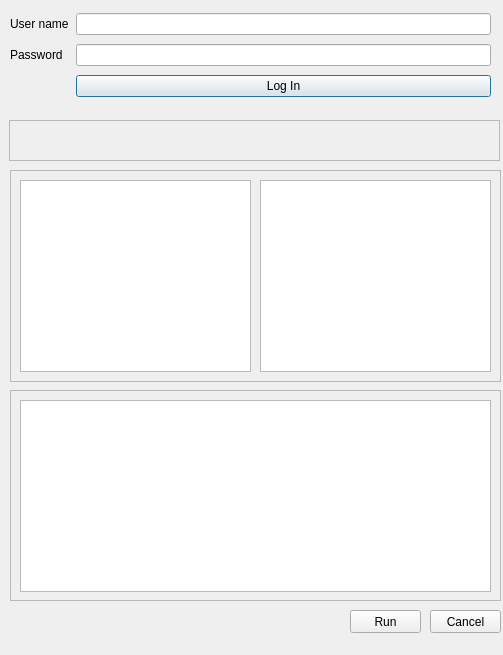
<?xml version="1.0" encoding="UTF-8"?>
<ui version="4.0">
 <class>ModelSelectionDialogBase</class>
 <widget class="QDialog" name="ModelSelectionDialogBase">
  <property name="geometry">
   <rect>
    <x>0</x>
    <y>0</y>
    <width>503</width>
    <height>655</height>
   </rect>
  </property>
  <property name="cursor">
   <cursorShape>ArrowCursor</cursorShape>
  </property>
  <property name="windowTitle">
   <string>HHNK_experiment</string>
  </property>
  <widget class="QFrame" name="frame_2">
   <property name="geometry">
    <rect>
     <x>10</x>
     <y>170</y>
     <width>491</width>
     <height>212</height>
    </rect>
   </property>
   <property name="frameShape">
    <enum>QFrame::StyledPanel</enum>
   </property>
   <property name="frameShadow">
    <enum>QFrame::Raised</enum>
   </property>
   <widget class="QListWidget" name="listWidget1">
    <property name="geometry">
     <rect>
      <x>10</x>
      <y>10</y>
      <width>231</width>
      <height>192</height>
     </rect>
    </property>
    <property name="dragDropMode">
     <enum>QAbstractItemView::DragDrop</enum>
    </property>
    <property name="defaultDropAction">
     <enum>Qt::MoveAction</enum>
    </property>
    <property name="selectionMode">
     <enum>QAbstractItemView::ExtendedSelection</enum>
    </property>
    <property name="selectionBehavior">
     <enum>QAbstractItemView::SelectItems</enum>
    </property>
   </widget>
   <widget class="QListWidget" name="listWidget2">
    <property name="geometry">
     <rect>
      <x>250</x>
      <y>10</y>
      <width>231</width>
      <height>192</height>
     </rect>
    </property>
    <property name="dragDropOverwriteMode">
     <bool>false</bool>
    </property>
    <property name="dragDropMode">
     <enum>QAbstractItemView::DragDrop</enum>
    </property>
    <property name="defaultDropAction">
     <enum>Qt::MoveAction</enum>
    </property>
    <property name="selectionMode">
     <enum>QAbstractItemView::ExtendedSelection</enum>
    </property>
    <property name="viewMode">
     <enum>QListView::ListMode</enum>
    </property>
   </widget>
  </widget>
  <widget class="QWidget" name="log_in_widget" native="true">
   <property name="geometry">
    <rect>
     <x>10</x>
     <y>10</y>
     <width>481</width>
     <height>93</height>
    </rect>
   </property>
   <layout class="QGridLayout" name="gridLayout">
    <item row="0" column="0">
     <widget class="QLabel" name="label">
      <property name="frameShape">
       <enum>QFrame::NoFrame</enum>
      </property>
      <property name="text">
       <string>User name</string>
      </property>
     </widget>
    </item>
    <item row="0" column="1">
     <widget class="QLineEdit" name="username"/>
    </item>
    <item row="1" column="0">
     <widget class="QLabel" name="label_2">
      <property name="text">
       <string>Password  </string>
      </property>
     </widget>
    </item>
    <item row="1" column="1">
     <widget class="QLineEdit" name="password">
      <property name="inputMethodHints">
       <set>Qt::ImhHiddenText|Qt::ImhNoAutoUppercase|Qt::ImhNoPredictiveText|Qt::ImhSensitiveData</set>
      </property>
      <property name="echoMode">
       <enum>QLineEdit::Password</enum>
      </property>
     </widget>
    </item>
    <item row="2" column="1">
     <widget class="QPushButton" name="pb__log_in">
      <property name="text">
       <string>Log In</string>
      </property>
     </widget>
    </item>
   </layout>
  </widget>
  <widget class="QFrame" name="frame">
   <property name="geometry">
    <rect>
     <x>10</x>
     <y>390</y>
     <width>491</width>
     <height>211</height>
    </rect>
   </property>
   <property name="frameShape">
    <enum>QFrame::StyledPanel</enum>
   </property>
   <property name="frameShadow">
    <enum>QFrame::Raised</enum>
   </property>
   <widget class="QListWidget" name="listWidget3">
    <property name="enabled">
     <bool>true</bool>
    </property>
    <property name="geometry">
     <rect>
      <x>10</x>
      <y>10</y>
      <width>471</width>
      <height>192</height>
     </rect>
    </property>
   </widget>
  </widget>
  <widget class="QFrame" name="frame_3">
   <property name="geometry">
    <rect>
     <x>9</x>
     <y>120</y>
     <width>491</width>
     <height>41</height>
    </rect>
   </property>
   <property name="frameShape">
    <enum>QFrame::StyledPanel</enum>
   </property>
   <property name="frameShadow">
    <enum>QFrame::Raised</enum>
   </property>
   <widget class="QgsFileWidget" name="model_settings_path" native="true">
    <property name="geometry">
     <rect>
      <x>10</x>
      <y>10</y>
      <width>471</width>
      <height>21</height>
     </rect>
    </property>
    <property name="fullUrl" stdset="0">
     <bool>false</bool>
    </property>
   </widget>
  </widget>
  <widget class="QPushButton" name="run_push_btn">
   <property name="geometry">
    <rect>
     <x>350</x>
     <y>610</y>
     <width>71</width>
     <height>23</height>
    </rect>
   </property>
   <property name="text">
    <string>Run</string>
   </property>
  </widget>
  <widget class="QPushButton" name="cancel">
   <property name="geometry">
    <rect>
     <x>430</x>
     <y>610</y>
     <width>71</width>
     <height>23</height>
    </rect>
   </property>
   <property name="text">
    <string>Cancel</string>
   </property>
  </widget>
  <zorder>frame_3</zorder>
  <zorder>frame</zorder>
  <zorder>frame_2</zorder>
  <zorder>log_in_widget</zorder>
  <zorder>run_push_btn</zorder>
  <zorder>cancel</zorder>
 </widget>
 <customwidgets>
  <customwidget>
   <class>QgsFileWidget</class>
   <extends>QWidget</extends>
   <header>qgsfilewidget.h</header>
  </customwidget>
 </customwidgets>
 <resources/>
 <connections/>
</ui>
